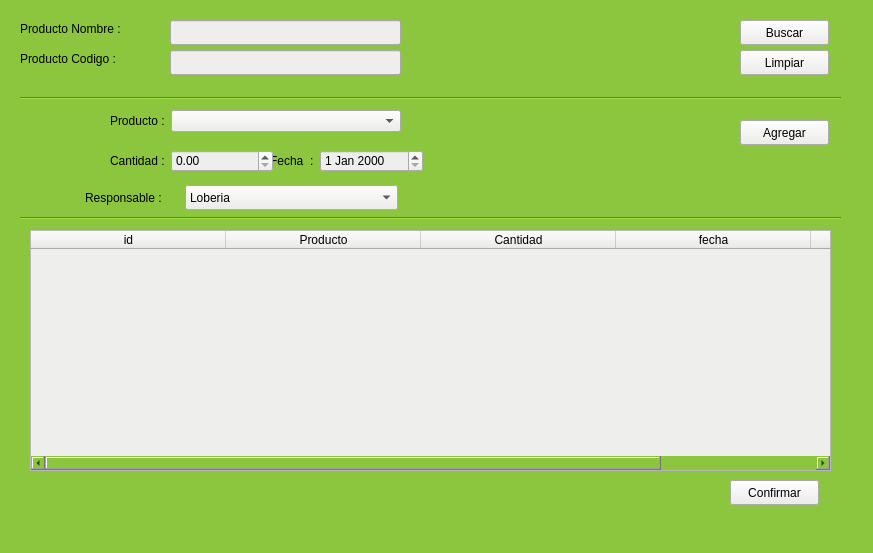
<?xml version="1.0" encoding="UTF-8"?>
<ui version="4.0">
 <class>form_salida</class>
 <widget class="QWidget" name="form_salida">
  <property name="geometry">
   <rect>
    <x>0</x>
    <y>0</y>
    <width>873</width>
    <height>553</height>
   </rect>
  </property>
  <property name="windowTitle">
   <string>Salida</string>
  </property>
  <property name="styleSheet">
   <string notr="true">background-color: rgb(140, 198, 63);</string>
  </property>
  <widget class="QWidget" name="layoutWidget">
   <property name="geometry">
    <rect>
     <x>270</x>
     <y>150</y>
     <width>153</width>
     <height>28</height>
    </rect>
   </property>
   <layout class="QFormLayout" name="formLayout_3">
    <item row="0" column="0">
     <widget class="QLabel" name="label_6">
      <property name="text">
       <string>Fecha  :</string>
      </property>
     </widget>
    </item>
    <item row="0" column="1">
     <widget class="QDateEdit" name="dateEdit">
      <property name="styleSheet">
       <string notr="true">background-color: rgb(238, 238, 236);</string>
      </property>
     </widget>
    </item>
   </layout>
  </widget>
  <widget class="QPushButton" name="btn_agregar">
   <property name="geometry">
    <rect>
     <x>740</x>
     <y>120</y>
     <width>89</width>
     <height>25</height>
    </rect>
   </property>
   <property name="styleSheet">
    <string notr="true">background-color: rgb(238, 238, 236);</string>
   </property>
   <property name="text">
    <string>Agregar</string>
   </property>
  </widget>
  <widget class="QPushButton" name="btn_limpiar">
   <property name="geometry">
    <rect>
     <x>740</x>
     <y>50</y>
     <width>89</width>
     <height>25</height>
    </rect>
   </property>
   <property name="styleSheet">
    <string notr="true">background-color: rgb(238, 238, 236);</string>
   </property>
   <property name="text">
    <string>Limpiar</string>
   </property>
  </widget>
  <widget class="Line" name="line_2">
   <property name="geometry">
    <rect>
     <x>20</x>
     <y>210</y>
     <width>821</width>
     <height>16</height>
    </rect>
   </property>
   <property name="orientation">
    <enum>Qt::Horizontal</enum>
   </property>
  </widget>
  <widget class="QWidget" name="layoutWidget_2">
   <property name="geometry">
    <rect>
     <x>110</x>
     <y>150</y>
     <width>163</width>
     <height>28</height>
    </rect>
   </property>
   <layout class="QFormLayout" name="formLayout">
    <item row="0" column="1">
     <widget class="QDoubleSpinBox" name="doubleSpinBox">
      <property name="styleSheet">
       <string notr="true">background-color: rgb(238, 238, 236);</string>
      </property>
      <property name="maximum">
       <double>9999.989999999999782</double>
      </property>
     </widget>
    </item>
    <item row="0" column="0">
     <widget class="QLabel" name="label_5">
      <property name="text">
       <string>Cantidad :</string>
      </property>
     </widget>
    </item>
   </layout>
  </widget>
  <widget class="QWidget" name="layoutWidget_3">
   <property name="geometry">
    <rect>
     <x>110</x>
     <y>110</y>
     <width>291</width>
     <height>27</height>
    </rect>
   </property>
   <layout class="QFormLayout" name="formLayout_2">
    <item row="0" column="0">
     <widget class="QLabel" name="label_3">
      <property name="text">
       <string>Producto :</string>
      </property>
     </widget>
    </item>
    <item row="0" column="1">
     <widget class="QComboBox" name="cbx_producto">
      <property name="styleSheet">
       <string notr="true">background-color: rgb(238, 238, 236);</string>
      </property>
     </widget>
    </item>
   </layout>
  </widget>
  <widget class="Line" name="line">
   <property name="geometry">
    <rect>
     <x>20</x>
     <y>90</y>
     <width>821</width>
     <height>16</height>
    </rect>
   </property>
   <property name="orientation">
    <enum>Qt::Horizontal</enum>
   </property>
  </widget>
  <widget class="QPushButton" name="btn_confirmar">
   <property name="geometry">
    <rect>
     <x>730</x>
     <y>480</y>
     <width>89</width>
     <height>25</height>
    </rect>
   </property>
   <property name="styleSheet">
    <string notr="true">background-color: rgb(238, 238, 236);</string>
   </property>
   <property name="text">
    <string>Confirmar</string>
   </property>
  </widget>
  <widget class="QLabel" name="label">
   <property name="geometry">
    <rect>
     <x>20</x>
     <y>20</y>
     <width>141</width>
     <height>17</height>
    </rect>
   </property>
   <property name="text">
    <string>Producto Nombre :</string>
   </property>
  </widget>
  <widget class="QLabel" name="label_2">
   <property name="geometry">
    <rect>
     <x>20</x>
     <y>50</y>
     <width>141</width>
     <height>17</height>
    </rect>
   </property>
   <property name="text">
    <string>Producto Codigo :</string>
   </property>
  </widget>
  <widget class="QLineEdit" name="lne_nombre_buscar">
   <property name="geometry">
    <rect>
     <x>170</x>
     <y>20</y>
     <width>231</width>
     <height>25</height>
    </rect>
   </property>
   <property name="styleSheet">
    <string notr="true">background-color: rgb(238, 238, 236);</string>
   </property>
  </widget>
  <widget class="QTableWidget" name="tw_productos">
   <property name="geometry">
    <rect>
     <x>30</x>
     <y>230</y>
     <width>801</width>
     <height>241</height>
    </rect>
   </property>
   <property name="styleSheet">
    <string notr="true">background-color: rgb(238, 238, 236);</string>
   </property>
   <property name="autoScrollMargin">
    <number>16</number>
   </property>
   <attribute name="horizontalHeaderDefaultSectionSize">
    <number>195</number>
   </attribute>
   <column>
    <property name="text">
     <string>id</string>
    </property>
   </column>
   <column>
    <property name="text">
     <string>Producto</string>
    </property>
   </column>
   <column>
    <property name="text">
     <string>Cantidad</string>
    </property>
   </column>
   <column>
    <property name="text">
     <string>fecha</string>
    </property>
   </column>
   <column>
    <property name="text">
     <string>Responsable</string>
    </property>
   </column>
  </widget>
  <widget class="QPushButton" name="btn_buscar">
   <property name="geometry">
    <rect>
     <x>740</x>
     <y>20</y>
     <width>89</width>
     <height>25</height>
    </rect>
   </property>
   <property name="styleSheet">
    <string notr="true">background-color: rgb(238, 238, 236);</string>
   </property>
   <property name="text">
    <string>Buscar</string>
   </property>
  </widget>
  <widget class="QLineEdit" name="lne_codigo_buscar">
   <property name="geometry">
    <rect>
     <x>170</x>
     <y>50</y>
     <width>231</width>
     <height>25</height>
    </rect>
   </property>
   <property name="styleSheet">
    <string notr="true">background-color: rgb(238, 238, 236);</string>
   </property>
  </widget>
  <widget class="QComboBox" name="cbx_responsable">
   <property name="geometry">
    <rect>
     <x>185</x>
     <y>185</y>
     <width>213</width>
     <height>25</height>
    </rect>
   </property>
   <property name="styleSheet">
    <string notr="true">background-color: rgb(238, 238, 236);</string>
   </property>
   <item>
    <property name="text">
     <string>Loberia</string>
    </property>
   </item>
   <item>
    <property name="text">
     <string>Pozo Salado</string>
    </property>
   </item>
   <item>
    <property name="text">
     <string>Pedro Inda</string>
    </property>
   </item>
  </widget>
  <widget class="QLabel" name="label_7">
   <property name="geometry">
    <rect>
     <x>85</x>
     <y>185</y>
     <width>101</width>
     <height>26</height>
    </rect>
   </property>
   <property name="text">
    <string>Responsable :</string>
   </property>
  </widget>
 </widget>
 <resources/>
 <connections/>
</ui>
